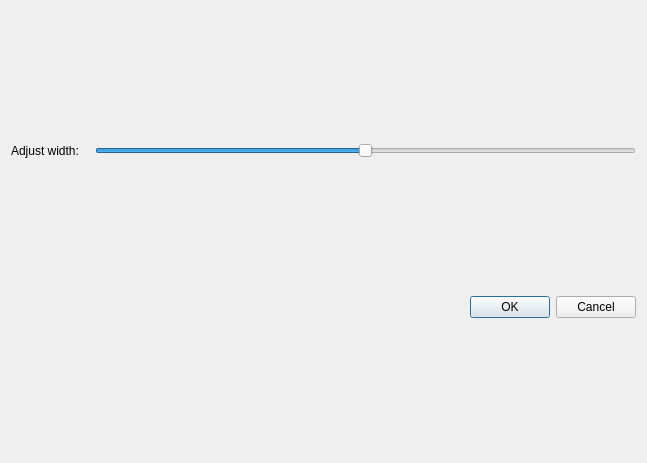
<?xml version="1.0" encoding="UTF-8"?>
<ui version="4.0">
 <class>Dialog</class>
 <widget class="QDialog" name="Dialog">
  <property name="geometry">
   <rect>
    <x>0</x>
    <y>0</y>
    <width>647</width>
    <height>463</height>
   </rect>
  </property>
  <property name="windowTitle">
   <string>Print preview</string>
  </property>
  <layout class="QVBoxLayout" name="verticalLayout">
   <item>
    <layout class="QHBoxLayout" name="horizontalLayout">
     <item>
      <widget class="QLabel" name="label">
       <property name="text">
        <string>Adjust width:   </string>
       </property>
      </widget>
     </item>
     <item>
      <widget class="QSlider" name="width">
       <property name="maximum">
        <number>1000</number>
       </property>
       <property name="value">
        <number>500</number>
       </property>
       <property name="orientation">
        <enum>Qt::Horizontal</enum>
       </property>
      </widget>
     </item>
    </layout>
   </item>
   <item>
    <widget class="QDialogButtonBox" name="buttonBox">
     <property name="orientation">
      <enum>Qt::Horizontal</enum>
     </property>
     <property name="standardButtons">
      <set>QDialogButtonBox::Cancel|QDialogButtonBox::Ok</set>
     </property>
    </widget>
   </item>
  </layout>
 </widget>
 <resources/>
 <connections>
  <connection>
   <sender>buttonBox</sender>
   <signal>accepted()</signal>
   <receiver>Dialog</receiver>
   <slot>accept()</slot>
   <hints>
    <hint type="sourcelabel">
     <x>248</x>
     <y>254</y>
    </hint>
    <hint type="destinationlabel">
     <x>157</x>
     <y>274</y>
    </hint>
   </hints>
  </connection>
  <connection>
   <sender>buttonBox</sender>
   <signal>rejected()</signal>
   <receiver>Dialog</receiver>
   <slot>reject()</slot>
   <hints>
    <hint type="sourcelabel">
     <x>316</x>
     <y>260</y>
    </hint>
    <hint type="destinationlabel">
     <x>286</x>
     <y>274</y>
    </hint>
   </hints>
  </connection>
 </connections>
</ui>
